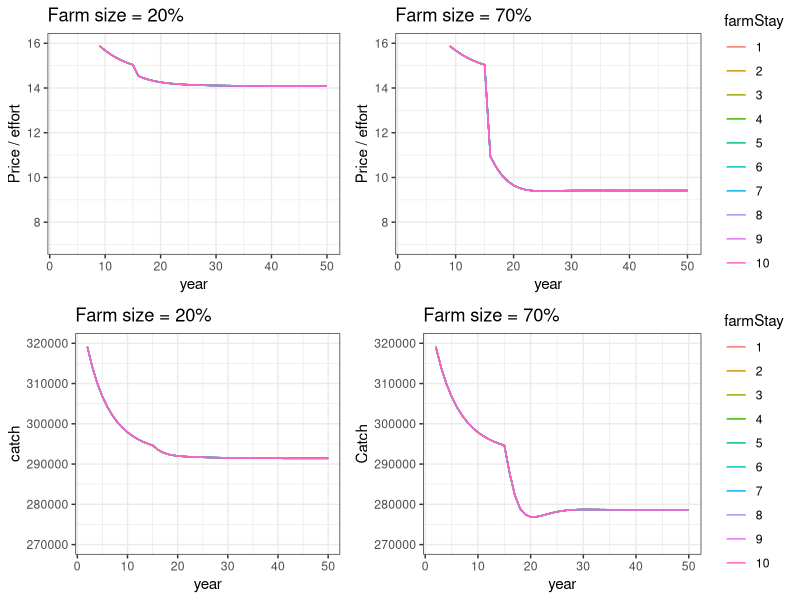
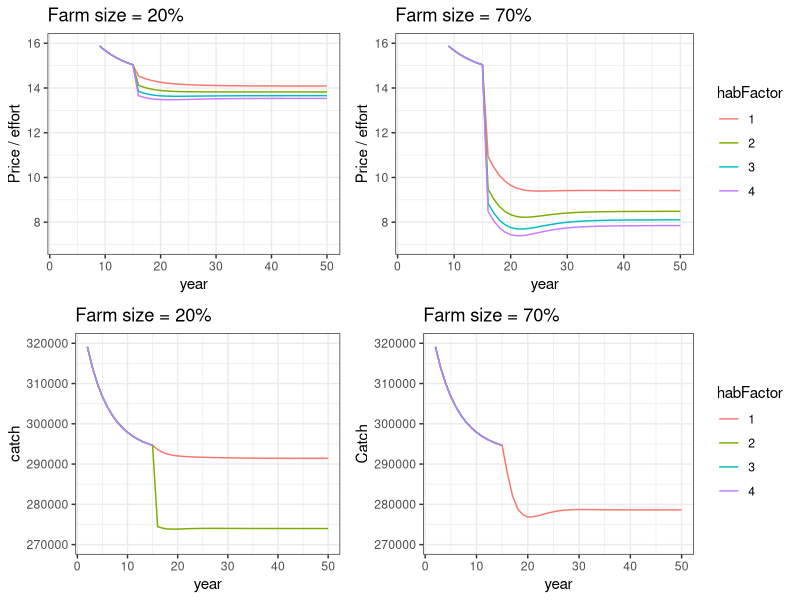
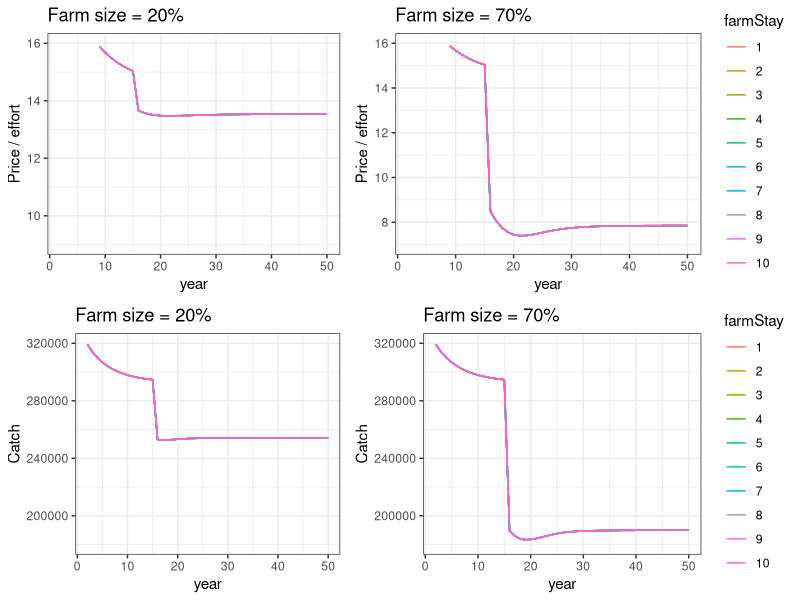
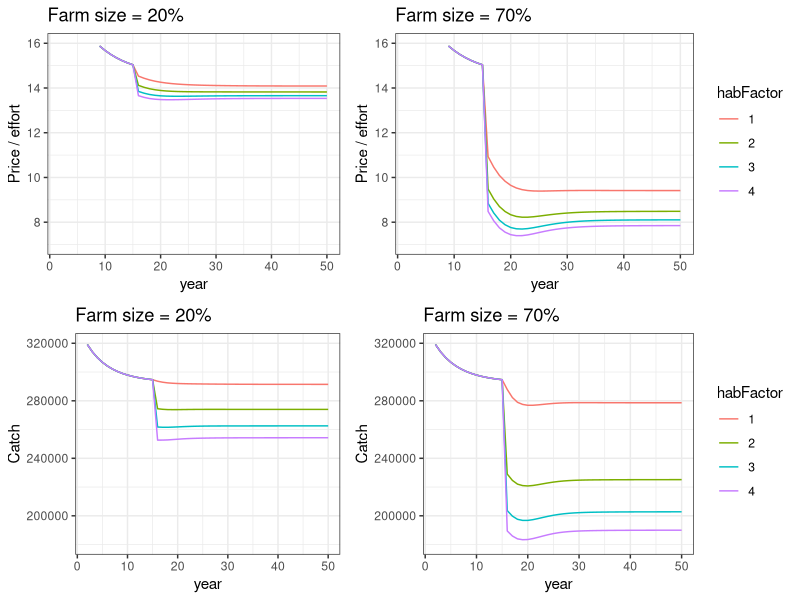

Write the R code that produced these figures, in order.
## ---- chunk 1
knitr::opts_chunk$set(echo = FALSE, warning = F,message = F)
## ---- chunk 2

library(tidyverse)
library(cowplot)

sfh<-read_csv("testRunSFHY2.csv")

## ---- chunk 3

fs20<-sfh%>%
  filter(size==0.2)%>%
  filter(habFact==1)

fs_s20<-ggplot(fs20,aes(year,ppue,color=as.factor(farmStay),group=as.factor(farmStay)))+
  geom_line()+
  theme_bw()+
  lims(y=c(7,16))+
  labs(y="Price / effort",title = "Farm size = 20%")+
  theme(legend.position = "none")


fs70<-sfh%>%
  filter(size==0.7)%>%
  filter(habFact==1)

fs_s70<-ggplot(fs70,aes(year,ppue,color=as.factor(farmStay),group=as.factor(farmStay)))+
  geom_line()+
  theme_bw()+
  lims(y=c(7,16))+
  labs(y="Price / effort",title = "Farm size = 70%")+
  scale_color_discrete(name="farmStay")

fsJ<-plot_grid(fs_s20,fs_s70,nrow=1,rel_widths = c(1,1.3))

### Catch data

cfs_s20<-ggplot(fs20,aes(year,catch,color=as.factor(farmStay),group=as.factor(farmStay)))+
  geom_line()+
  theme_bw()+
  lims(y=c(270000,320000))+
  labs(y="catch",title = "Farm size = 20%")+
  theme(legend.position = "none")

cfs_s70<-ggplot(fs70,aes(year,catch,color=as.factor(farmStay),group=as.factor(farmStay)))+
  geom_line()+
  theme_bw()+
  lims(y=c(270000,320000))+
  labs(y="Catch",title = "Farm size = 70%")+
  scale_color_discrete(name="farmStay")

cfsJ<-plot_grid(cfs_s20,cfs_s70,nrow=1,rel_widths = c(1,1.3))


plot_grid(fsJ,cfsJ,ncol=1)


## ---- chunk 4

hf20<-sfh%>%
  filter(size==0.2)%>%
  filter(farmStay==1)

hf_s20<-ggplot(hf20,aes(year,ppue,color=as.factor(habFact),group=as.factor(habFact)))+
  geom_line()+
  theme_bw()+
  lims(y=c(7,16))+
  labs(y="Price / effort",title = "Farm size = 20%")+
  theme(legend.position = "none")


hf70<-sfh%>%
  filter(size==0.7)%>%
  filter(farmStay==1)

hf_s70<-ggplot(hf70,aes(year,ppue,color=as.factor(habFact),group=as.factor(habFact)))+
  geom_line()+
  theme_bw()+
  lims(y=c(7,16))+
  labs(y="Price / effort",title = "Farm size = 70%")+
  scale_color_discrete(name="habFactor")

hfJ<-plot_grid(hf_s20,hf_s70,nrow=1,rel_widths = c(1,1.3))

### Catch data

chf_s20<-ggplot(hf20,aes(year,catch,color=as.factor(habFact),group=as.factor(habFact)))+
  geom_line()+
  theme_bw()+
  lims(y=c(270000,320000))+
  labs(y="catch",title = "Farm size = 20%")+
  theme(legend.position = "none")

chf_s70<-ggplot(hf70,aes(year,catch,color=as.factor(habFact),group=as.factor(habFact)))+
  geom_line()+
  theme_bw()+
  lims(y=c(270000,320000))+
  labs(y="Catch",title = "Farm size = 70%")+
  scale_color_discrete(name="habFactor")

chfJ<-plot_grid(chf_s20,chf_s70,nrow=1,rel_widths = c(1,1.3))

plot_grid(hfJ,chfJ,ncol = 1)

## ---- chunk 5

afs20<-sfh%>%
  filter(size==0.2)%>%
  filter(habFact==4)

afs_s20<-ggplot(afs20,aes(year,ppue,color=as.factor(farmStay),group=as.factor(farmStay)))+
  geom_line()+
  theme_bw()+
  lims(y=c(9,16))+
  labs(y="Price / effort",title = "Farm size = 20%")+
  theme(legend.position = "none")


afs70<-sfh%>%
  filter(size==0.7)%>%
  filter(habFact==4)

afs_s70<-ggplot(afs70,aes(year,ppue,color=as.factor(farmStay),group=as.factor(farmStay)))+
  geom_line()+
  theme_bw()+
  lims(y=c(7,16))+
  labs(y="Price / effort",title = "Farm size = 70%")+
  scale_color_discrete(name="farmStay")

afs<-plot_grid(afs_s20,afs_s70,nrow=1,rel_widths = c(1,1.3))

### catch

cafs_s20<-ggplot(afs20,aes(year,catch,color=as.factor(farmStay),group=as.factor(farmStay)))+
  geom_line()+
  theme_bw()+
  lims(y=c(180000,320000))+
  labs(y="Catch",title = "Farm size = 20%")+
  theme(legend.position = "none")

cafs_s70<-ggplot(afs70,aes(year,catch,color=as.factor(farmStay),group=as.factor(farmStay)))+
  geom_line()+
  theme_bw()+
  lims(y=c(180000,320000))+
  labs(y="Catch",title = "Farm size = 70%")+
  scale_color_discrete(name="farmStay")

cafs<-plot_grid(cafs_s20,cafs_s70,nrow=1,rel_widths = c(1,1.3))

plot_grid(afs,cafs,ncol = 1)
## ---- chunk 6

ahf20<-sfh%>%
  filter(size==0.2)%>%
  filter(farmStay==10)

ahf_s20<-ggplot(ahf20,aes(year,ppue,color=as.factor(habFact),group=as.factor(habFact)))+
  geom_line()+
  theme_bw()+
  lims(y=c(7,16))+
  labs(y="Price / effort",title = "Farm size = 20%")+
  theme(legend.position = "none")


ahf70<-sfh%>%
  filter(size==0.7)%>%
  filter(farmStay==10)

ahf_s70<-ggplot(ahf70,aes(year,ppue,color=as.factor(habFact),group=as.factor(habFact)))+
  geom_line()+
  theme_bw()+
  lims(y=c(7,16))+
  labs(y="Price / effort",title = "Farm size = 70%")+
  scale_color_discrete(name="habFactor")

ahf<-plot_grid(ahf_s20,ahf_s70,nrow=1,rel_widths = c(1,1.3))

### catch

cahf_s20<-ggplot(ahf20,aes(year,catch,color=as.factor(habFact),group=as.factor(habFact)))+
  geom_line()+
  theme_bw()+
  lims(y=c(180000,320000))+
  labs(y="Catch",title = "Farm size = 20%")+
  theme(legend.position = "none")

cahf_s70<-ggplot(ahf70,aes(year,catch,color=as.factor(habFact),group=as.factor(habFact)))+
  geom_line()+
  theme_bw()+
  lims(y=c(180000,320000))+
  labs(y="Catch",title = "Farm size = 70%")+
  scale_color_discrete(name="habFactor")

cahf<-plot_grid(cahf_s20,cahf_s70,nrow=1,rel_widths = c(1,1.3))

plot_grid(ahf,cahf,ncol = 1)

